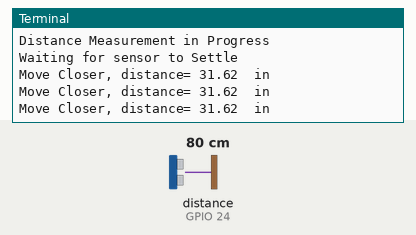
Simulated run of this program. Board: Raspberry Pi (BCM pin numbers). On the bench: the last lines printed to the terminal. The inputs (shaded band) are chosen by the test bench; at power-on: distance to the obstacle (sensor on GPIO 24) 80 cm. The echo pulse lasts 58.3 µs per cm; the clock reads 2024-03-15 10:24:30 at power-on unless the program sets it. At 11.5 s the program stops and its outputs stay as they are.

Above: at 5.0 s.
5.1 s: distance to the obstacle (sensor on GPIO 24) set to 9 cm
At 7.2 s:
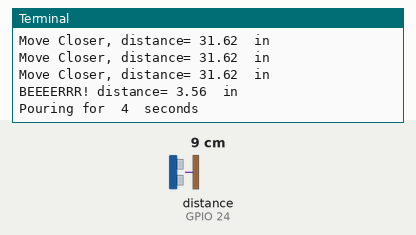
7.5 s: distance to the obstacle (sensor on GPIO 24) set to 2 cm
At 11.2 s:
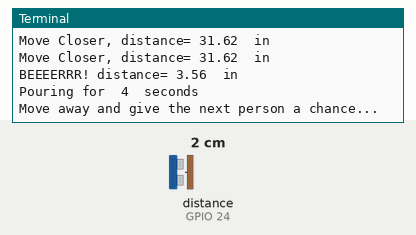

Measured:
- after the input at 5.1 s, the terminal: prints a new line after 0.92 s (image 1)

The program:

rangeTest.py
```python
import RPi.GPIO as GPIO
import time
GPIO.setmode(GPIO.BCM)

TRIG=23
ECHO=24
POUR=4
print "Distance Measurement in Progress"

GPIO.setup(TRIG,GPIO.OUT)
GPIO.setup(ECHO,GPIO.IN)

GPIO.output(TRIG,False)
print "Waiting for sensor to Settle"
time.sleep(2)

distance = 10

while (distance >= 1):
   GPIO.output(TRIG,True)
   time.sleep(0.00001)
   GPIO.output(TRIG,False)
   while GPIO.input(ECHO)==0:
      pulse_start = time.time()
   while GPIO.input(ECHO)==1:
      pulse_end = time.time()
   pulse_duration = pulse_end - pulse_start
   distance = pulse_duration * 6771.65
   distance = round(distance,2)
   if(distance >= 4):
      print "Move Closer, distance=",distance," in"
      time.sleep(0.5)
   elif(distance <= 4) and (distance > 2):
      print "BEEEERRR! distance=",distance," in"
      print "Pouring for ",POUR," seconds"
      time.sleep(4.0)
      print "Move away and give the next person a chance..."
      time.sleep(1.0)
   elif(distance <= 2):
      print "Time to exit, distance is ",distance," in"
      break
   else:
      print "Not sure what to do, distance is ",distance," in - quitting"
      break

   time.sleep(0.5)

print "Distance is: ",distance," in"

GPIO.cleanup()
```
